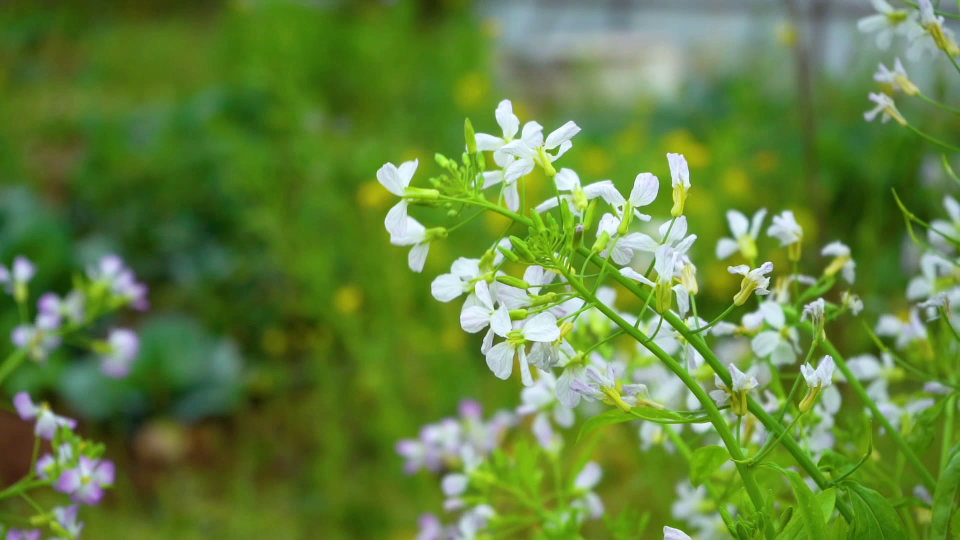
#> input picture frame 2 of OpenCV-C++/Code/5_Video Safe/product.avi, 1920 x 1080 px, given in place of test.mp4, which was not available (shown at 1/2 size)
$ python lucas-kanade.py
#> lines starting #> are read from the running program, lines starting #| are printed output that depends on the picture; pictures that were not available may be replaced by others from this repository, and a replacement may not be noted
import cv2
import numpy as np

# 读取视频文件
cap = cv2.VideoCapture('test.mp4')

# 读取第一帧
ret, old_frame = cap.read()
#> old_frame is the input picture: shape (1080, 1920, 3); mean B, G, R 60.8, 130.8, 98.9
old_gray = cv2.cvtColor(old_frame, cv2.COLOR_BGR2GRAY)
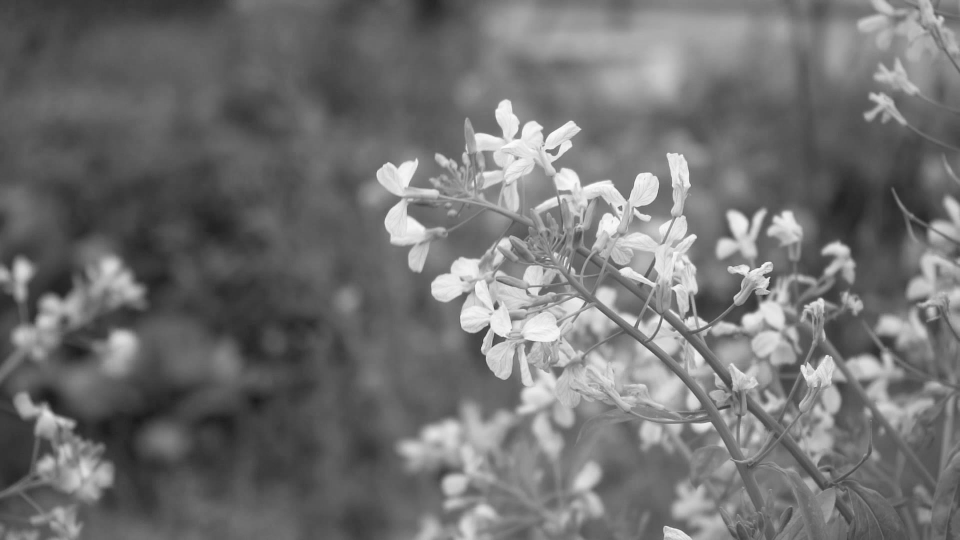
#> old_gray: shape (1080, 1920) (shown at 1/2 size); min 24, max 252, mean 113.2

# 设置角点初始位置
p0 = cv2.goodFeaturesToTrack(
    old_gray, maxCorners=100, qualityLevel=0.3, minDistance=7, blockSize=7)
#> p0 = 55 rows, first 8: [1534, 577], [990, 618], [1241, 413], [1538, 556], [1603, 732], [990, 668], [1327, 639], [1092, 302]

# 图像金字塔参数
lk_params = dict(winSize=(15, 15), maxLevel=2, criteria=(
    cv2.TERM_CRITERIA_EPS | cv2.TERM_CRITERIA_COUNT, 10, 0.03))

# 创建一个掩膜用于绘制轨迹
mask = np.zeros_like(old_frame)

while True:
    # 读取新的一帧
    ret, frame = cap.read()
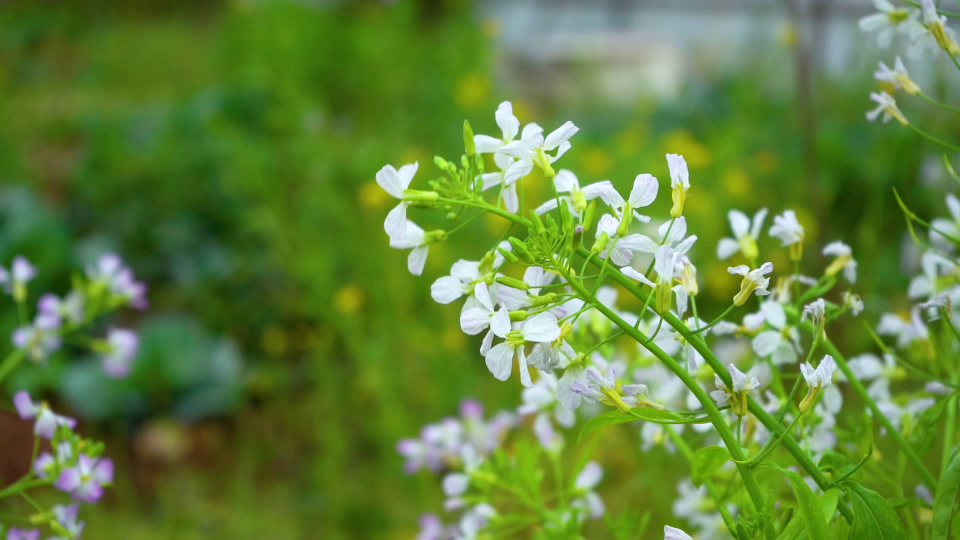
#> input picture frame 3 of OpenCV-C++/Code/5_Video Safe/product.avi, 1920 x 1080 px, given in place of test.mp4, which was not available (shown at 1/2 size)
#> frame is the input picture: shape (1080, 1920, 3); mean B, G, R 60.6, 130.6, 98.8
    if not ret:
        break
    frame_gray = cv2.cvtColor(frame, cv2.COLOR_BGR2GRAY)

    # 计算光流
    p1, status, err = cv2.calcOpticalFlowPyrLK(
        old_gray, frame_gray, p0, None, **lk_params)
#> p1 = 55 rows, first 8: [1533.4, 578.2], [990.3, 621.5], [1239.7, 415.2], [1537.5, 557], [1602.3, 729.6], [989.3, 670.2], [1326.7, 640.3], [1090.2, 304.1]; status = 55 values from 1 to 1; err = 55 values, max 17.96 at index 32, min 2.33 at index 48, mean 5.25

    # 仅保留跟踪成功的点
    good_new = p1[status == 1]
#> good_new = 55 pairs, first value 898.5 to 1662.1, second value 257.8 to 1052.8
    good_old = p0[status == 1]
#> good_old = 55 pairs, first value 899 to 1662, second value 255 to 1054

    # 绘制轨迹
    for i, (new, old) in enumerate(zip(good_new, good_old)):
        a, b = new.ravel()
        c, d = old.ravel()
        mask = cv2.line(mask, (int(a), int(b)),
                        (int(c), int(d)), (0, 255, 0), 2)
        frame = cv2.circle(frame, (int(a), int(b)), 5, (0, 0, 255), -1)
#> this loop made 55 passes
#> (a, b, c, d) on passes 1 to 12: (1533.4, 578.2, 1534, 577), (990.3, 621.5, 990, 618), (1239.7, 415.2, 1241, 413), (1537.5, 557, 1538, 556), (1602.3, 729.6, 1603, 732), (989.3, 670.2, 990, 668), (1326.7, 640.3, 1327, 639), (1090.2, 304.1, 1092, 302), (1525.5, 551.9, 1526, 551), (1629, 738.1, 1629, 739), (1166.8, 603.4, 1167, 602), (1266.4, 417.7, 1268, 415)
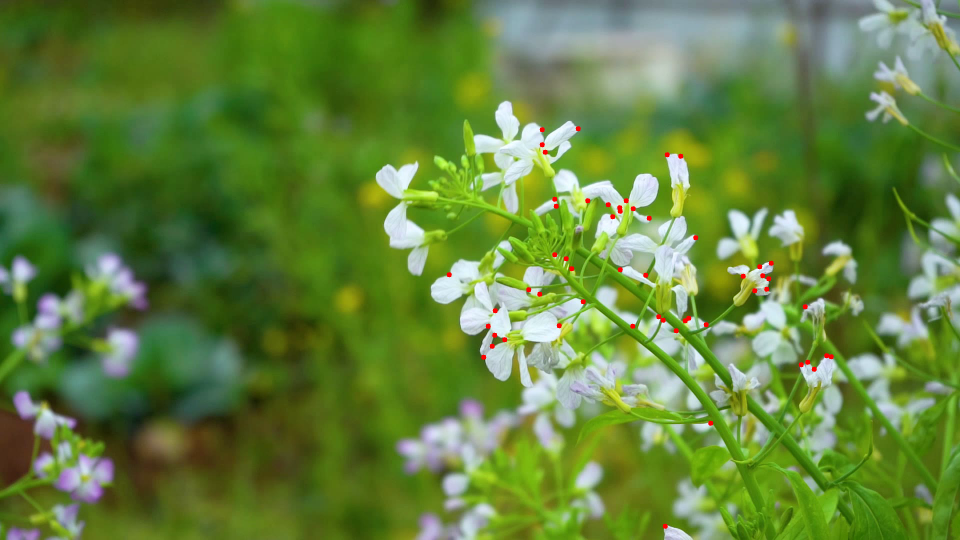
#> frame: shape (1080, 1920, 3) (shown at 1/2 size); mean B, G, R 60.3, 130.3, 99
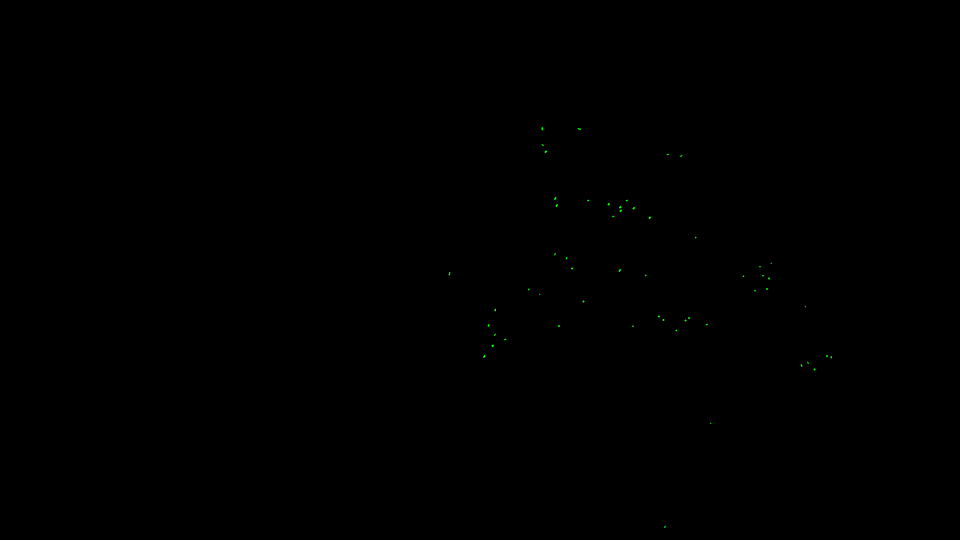
#> mask: shape (1080, 1920, 3) (shown at 1/2 size); mean of channels 0, 1, 2 0, 0.1, 0; drawn as B, G, R

    # 合并原始图像和轨迹
    img = cv2.add(frame, mask)

    # 显示结果
    cv2.imshow('Optical Flow Tracking', img)

    # 更新角点位置
    p0 = good_new.reshape(-1, 1, 2)
#> p0 has the same summary as p1

    # 按下ESC键退出
    if cv2.waitKey(30) & 0xFF == 27:
#> (key Esc is pressed here)
        break

# 释放资源
cap.release()
cv2.destroyAllWindows()

$ run again, starting later in the video
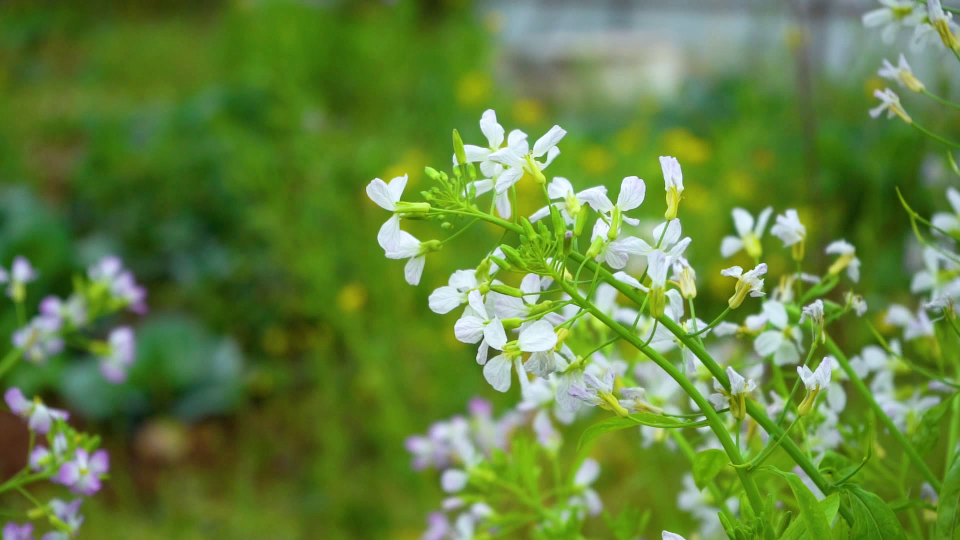
#> input picture frame 11 of OpenCV-C++/Code/5_Video Safe/product.avi, 1920 x 1080 px, given in place of test.mp4, which was not available (shown at 1/2 size)
#> old_frame is the input picture: shape (1080, 1920, 3); mean B, G, R 60.9, 130.6, 99.1
#> `p0 = cv2.goodFeaturesToTrack( old_gray, maxCorners=100, qualityLevel=0..`: p0 = 59 rows, first 8: [1597, 735], [1410, 836], [1158, 616], [978, 693], [1218, 423], [1526, 559], [1219, 431], [1507, 537]
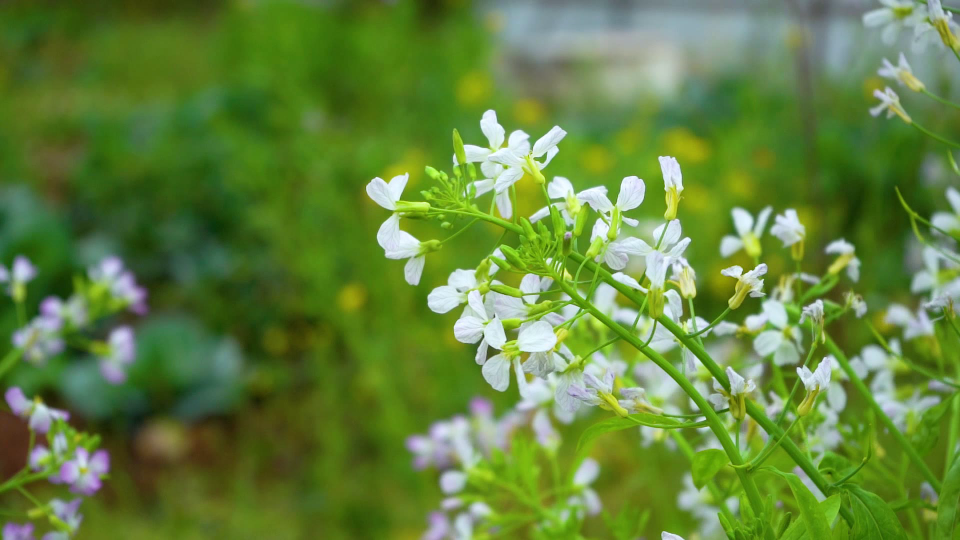
#> input picture frame 12 of OpenCV-C++/Code/5_Video Safe/product.avi, 1920 x 1080 px, given in place of test.mp4, which was not available (shown at 1/2 size)
#> frame is the input picture: shape (1080, 1920, 3); mean B, G, R 60.7, 130.9, 98.9
#> p1 = 59 rows, first 8: [1596, 736.9], [1409.5, 836.7], [1157.2, 616.5], [977.3, 691.6], [1217.4, 423], [1525.6, 559.8], [1218.4, 430.9], [1506.7, 537.9]; status = 59 values from 1 to 1; err = 59 values, max 15.21 at index 38, min 2.14 at index 51, mean 4.33
#> good_new = 59 pairs, first value 801.9 to 1648.5, second value 259.5 to 1064.7
#> good_old = 59 pairs, first value 802 to 1649, second value 260 to 1063
#> the loop `for i, (new, old) in enumerate(zip(good_new, good_old)):` made 59 passes
#> (a, b, c, d) on passes 1 to 8: (1596, 736.9, 1597, 735), (1409.5, 836.7, 1410, 836), (1157.2, 616.5, 1158, 616), (977.3, 691.6, 978, 693), (1217.4, 423, 1218, 423), (1525.6, 559.8, 1526, 559), (1218.4, 430.9, 1219, 431), (1506.7, 537.9, 1507, 537)
#> after the loop `for i, (new, old) in enumerate(zip(good_new, good_old)):`:
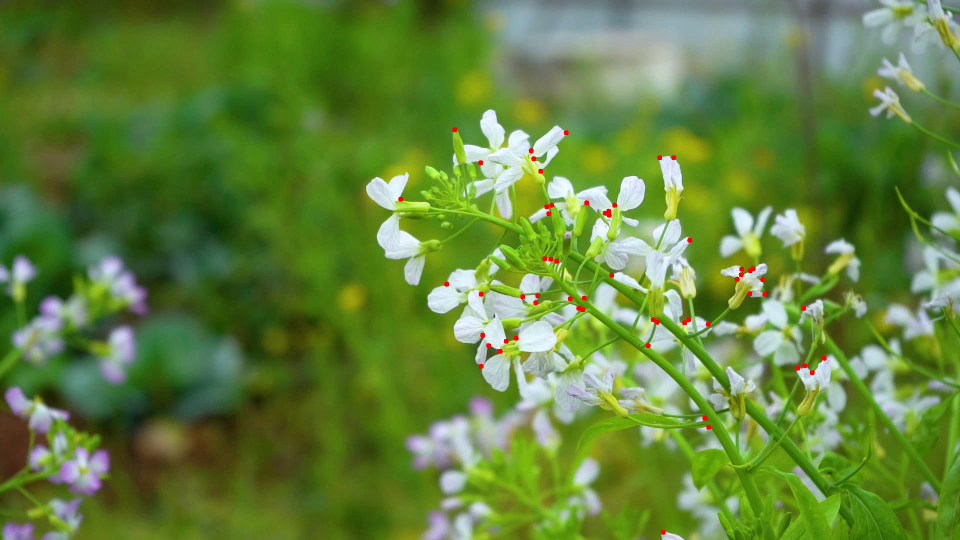
#> frame: shape (1080, 1920, 3) (shown at 1/2 size); mean B, G, R 60.4, 130.5, 99.1
#> `p0 = good_new.reshape(-1, 1, 2)`: p0 has the same summary as p1

$ run again, starting later in the video
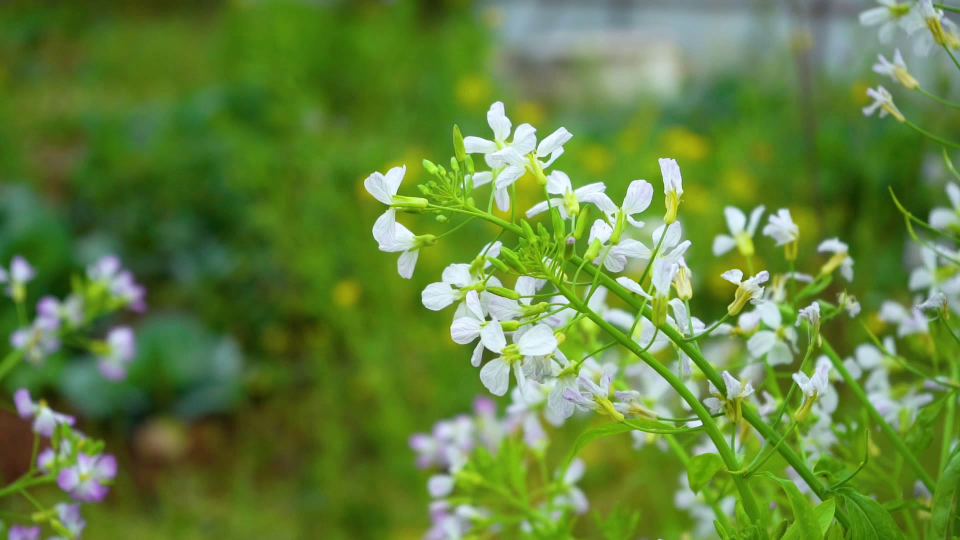
#> input picture frame 20 of OpenCV-C++/Code/5_Video Safe/product.avi, 1920 x 1080 px, given in place of test.mp4, which was not available (shown at 1/2 size)
#> old_frame is the input picture: shape (1080, 1920, 3); mean B, G, R 61.1, 131.2, 99.4
#> `p0 = cv2.goodFeaturesToTrack( old_gray, maxCorners=100, qualityLevel=0..`: p0 = 61 rows, first 8: [1402, 848], [1483, 563], [1233, 559], [795, 388], [1227, 428], [1092, 402], [958, 671], [1137, 605]
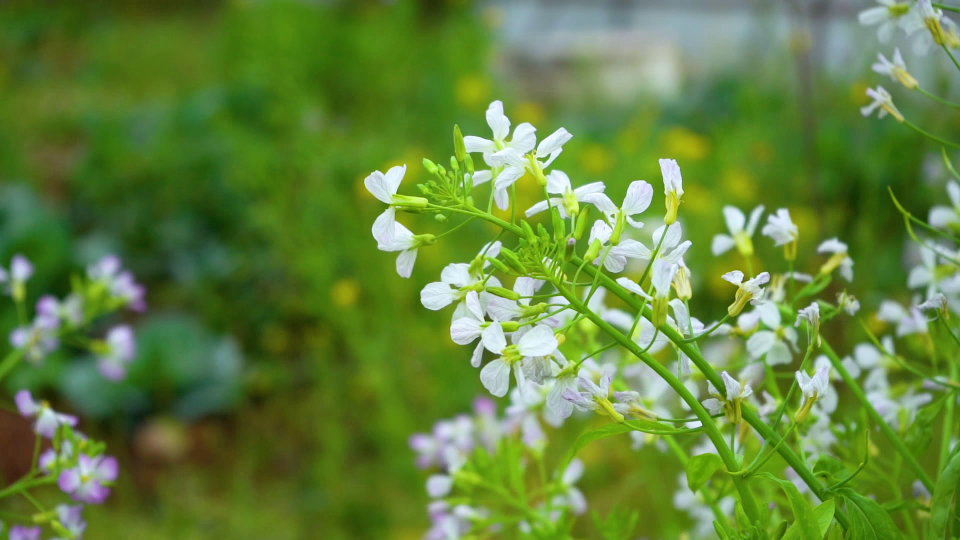
#> input picture frame 21 of OpenCV-C++/Code/5_Video Safe/product.avi, 1920 x 1080 px, given in place of test.mp4, which was not available (shown at 1/2 size)
#> frame is the input picture: shape (1080, 1920, 3); mean B, G, R 61.1, 131.3, 99.4
#> p1 = 61 rows, first 8: [1401.4, 849.5], [1484.2, 565], [1233.1, 560.2], [794.9, 386.3], [1226.3, 429.1], [1091.5, 400.8], [959.3, 671.2], [1136.9, 606.5]; status = 61 values from 1 to 1; err = 61 values, max 17.15 at index 15, min 2.28 at index 26, mean 4.67
#> good_new = 61 pairs, first value 752.8 to 1597.7, second value 250.6 to 849.5
#> good_old = 61 pairs, first value 752 to 1599, second value 251 to 848
#> the loop `for i, (new, old) in enumerate(zip(good_new, good_old)):` made 61 passes
#> (a, b, c, d) on passes 1 to 8: (1401.4, 849.5, 1402, 848), (1484.2, 565, 1483, 563), (1233.1, 560.2, 1233, 559), (794.9, 386.3, 795, 388), (1226.3, 429.1, 1227, 428), (1091.5, 400.8, 1092, 402), (959.3, 671.2, 958, 671), (1136.9, 606.5, 1137, 605)
#> after the loop `for i, (new, old) in enumerate(zip(good_new, good_old)):`:
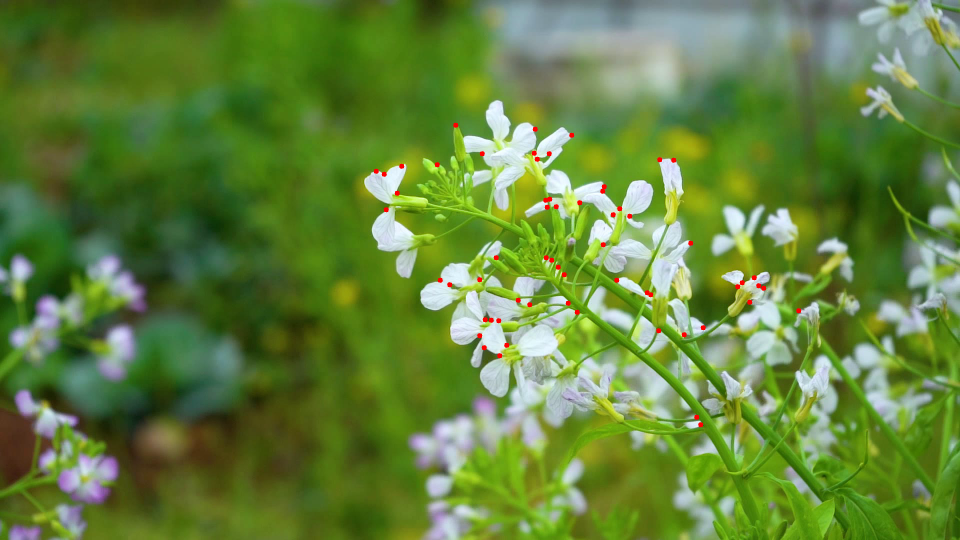
#> frame: shape (1080, 1920, 3) (shown at 1/2 size); mean B, G, R 60.8, 130.9, 99.7
#> `p0 = good_new.reshape(-1, 1, 2)`: p0 has the same summary as p1
